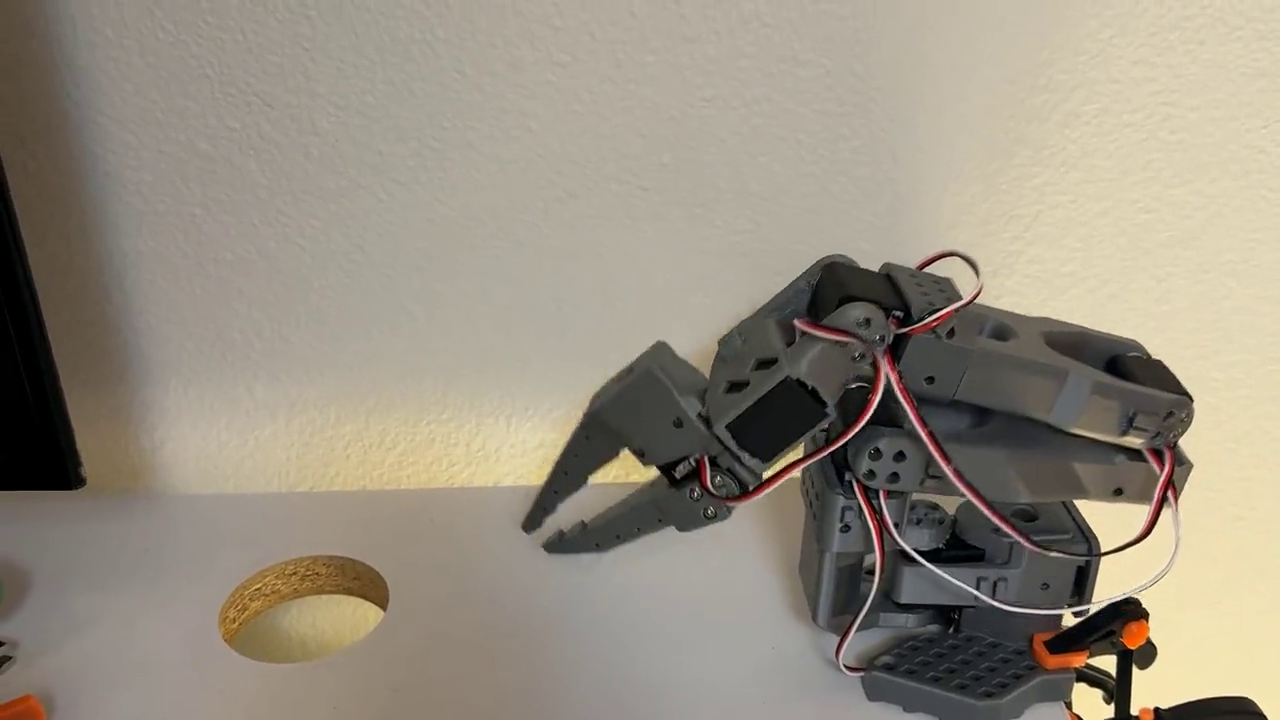
#> input picture frame 54 of media/dance.mp4, 1280 x 720 px, given in place of the camera
$ python preview.py 5 1.0 out.png
#> lines starting #> are read from the running program, lines starting #| are printed output that depends on the picture; after the words box and inside, x2 and y2 are one past the last pixel; in counts of white or black regions, pixels touching at a corner belong together
"""Live camera preview window for aiming. Usage: python preview.py [camera_index] [seconds]. Press q to close."""
import sys, time, cv2
cam = int(sys.argv[1]) if len(sys.argv) > 1 else 0
secs = float(sys.argv[2]) if len(sys.argv) > 2 else 90
cap = cv2.VideoCapture(cam, cv2.CAP_AVFOUNDATION)
t_end = time.time() + secs
while time.time() < t_end:
    ok, f = cap.read()
#> f is the input picture: shape (720, 1280, 3); mean B, G, R 128.3, 142.7, 150.9
    if not ok:
        continue
    left = int(t_end - time.time())
    cv2.putText(f, f"camera {cam} - aim at table + arm - {left}s (q to close)", (30, 60),
                cv2.FONT_HERSHEY_SIMPLEX, 1.4, (0, 255, 0), 3)
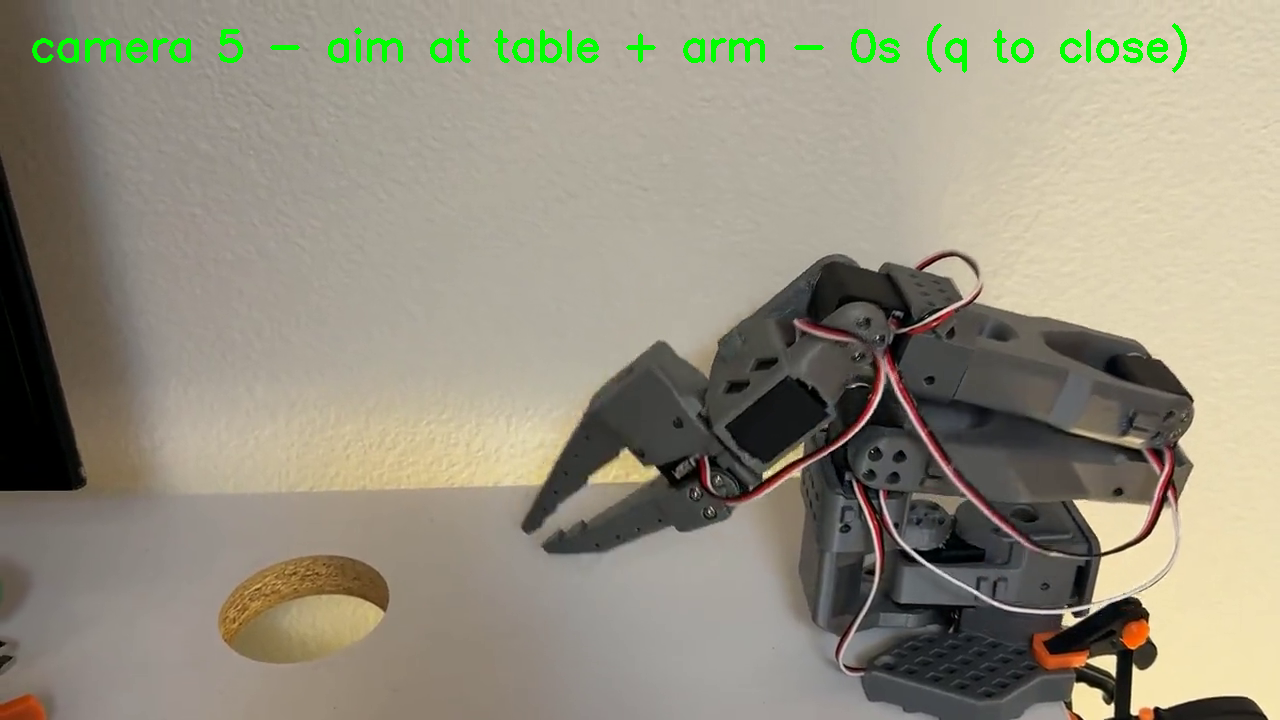
#> f: shape (720, 1280, 3); 1.08% of pixels changed, all inside (x1, y1, x2, y2) = (32, 23, 1187, 73)
    cv2.imshow("webcam preview", cv2.resize(f, (960, 540)))
    if cv2.waitKey(1) & 0xFF == ord("q"):
#> (key q is pressed here)
        break
ok, f = cap.read()
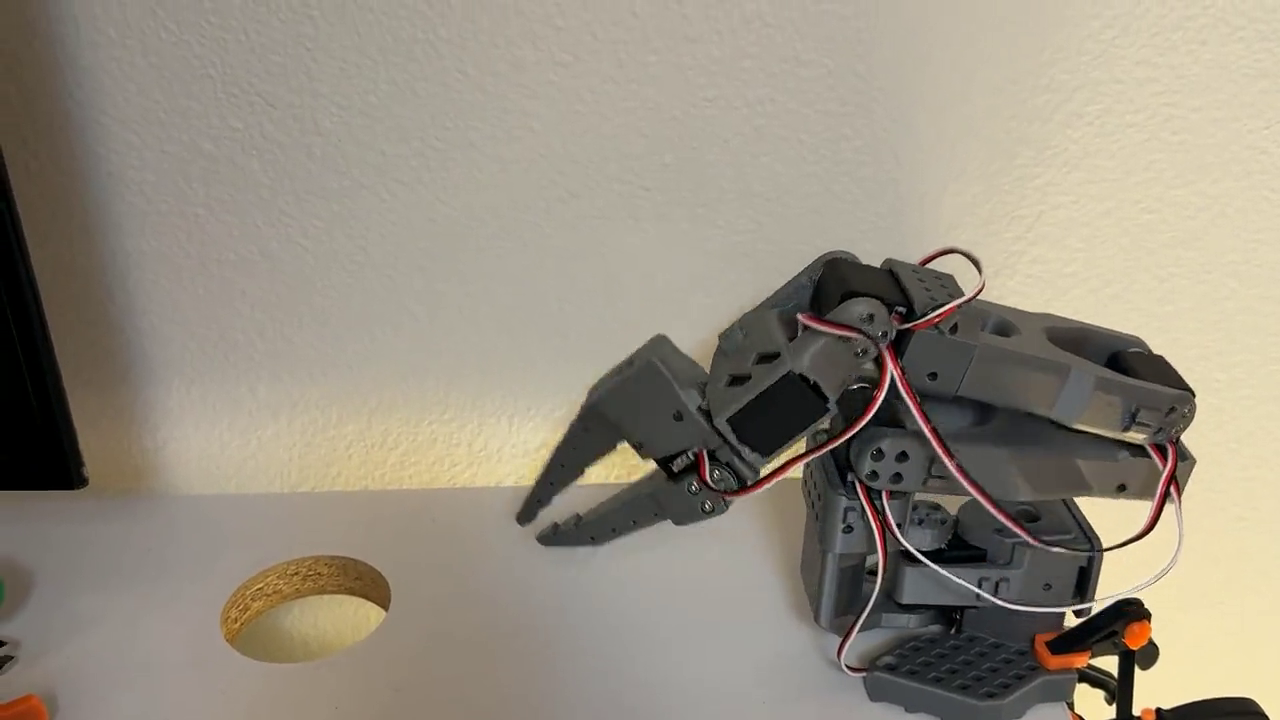
#> input picture frame 55 of media/dance.mp4, 1280 x 720 px, given in place of the camera
#> f is the input picture: shape (720, 1280, 3); mean B, G, R 127.5, 142, 150.1
if ok:
    cv2.imwrite(sys.argv[3] if len(sys.argv) > 3 else "last_view.jpg", f)
cap.release(); cv2.destroyAllWindows()

$ run again, starting later in the video
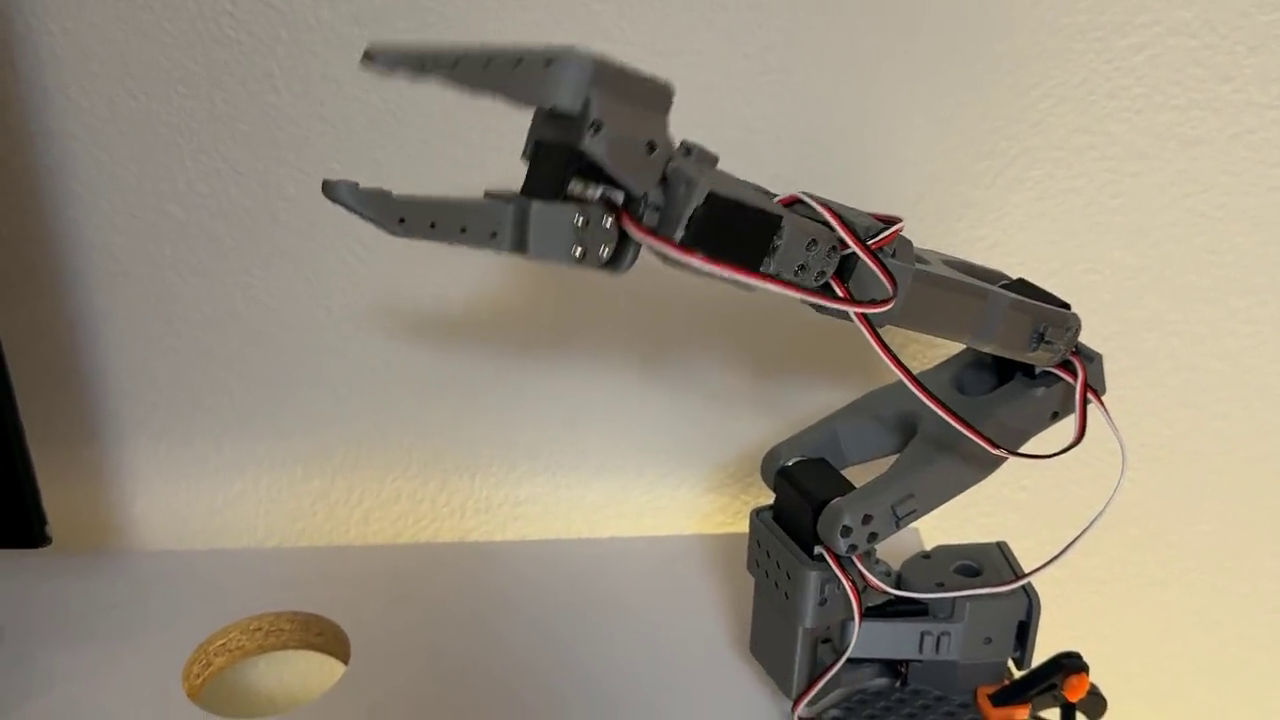
#> input picture frame 243 of media/dance.mp4, 1280 x 720 px, given in place of the camera
#> f is the input picture: shape (720, 1280, 3); mean B, G, R 124.1, 140.1, 149.5
#> `cv2.putText(f, f"camera {cam} - aim at table + arm - {left}s (q to clo..`:
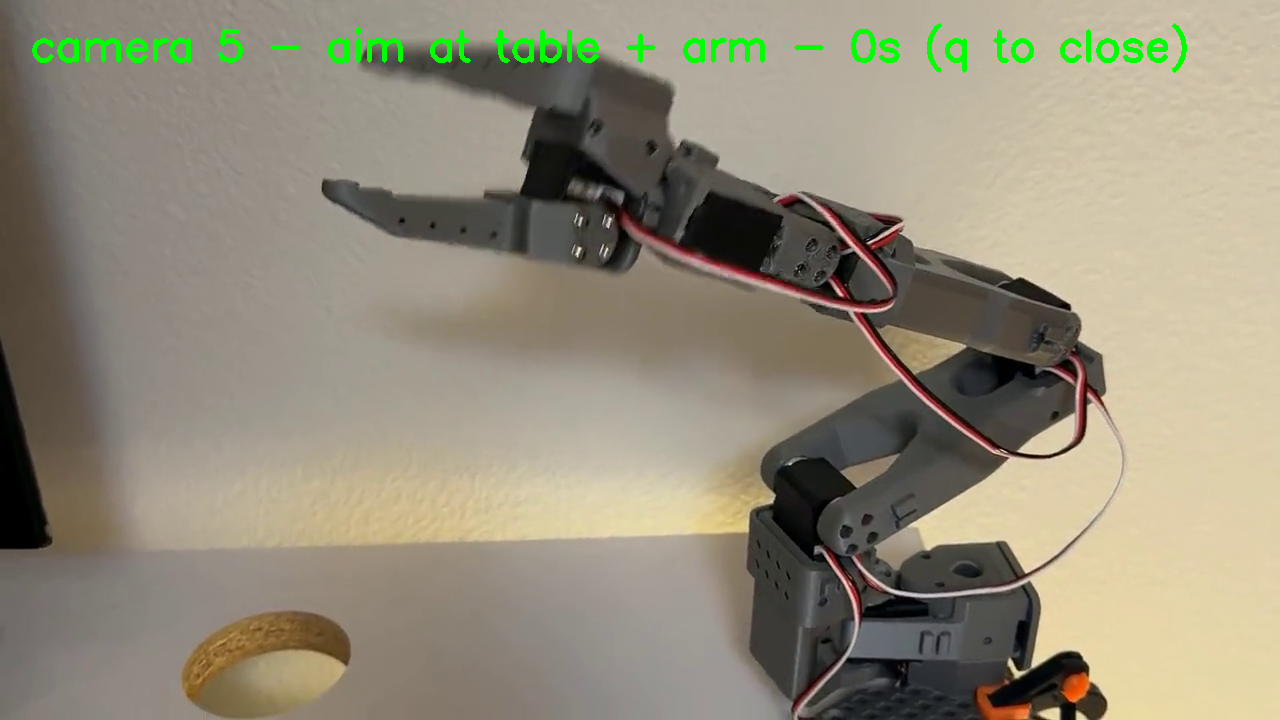
#> f: shape (720, 1280, 3); 1.08% of pixels changed, all inside (x1, y1, x2, y2) = (32, 23, 1187, 73)
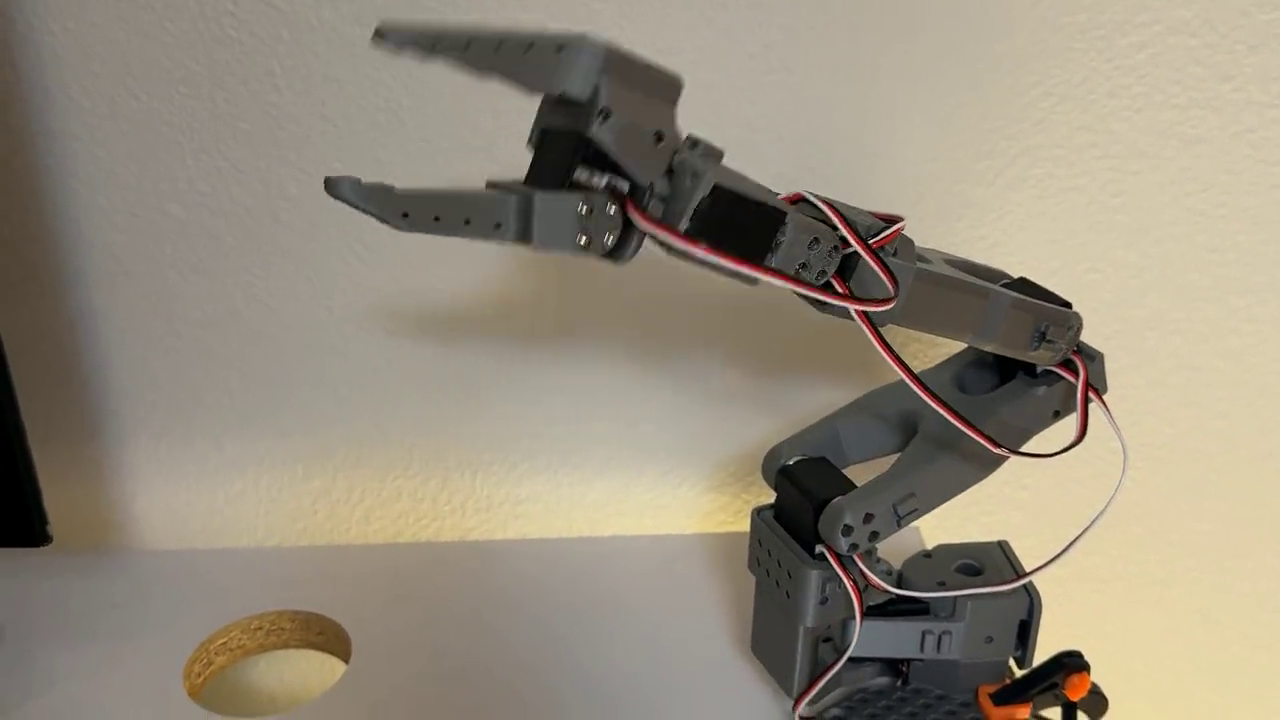
#> input picture frame 244 of media/dance.mp4, 1280 x 720 px, given in place of the camera
#> f is the input picture: shape (720, 1280, 3); mean B, G, R 123.5, 139.9, 149

$ run again, starting later in the video
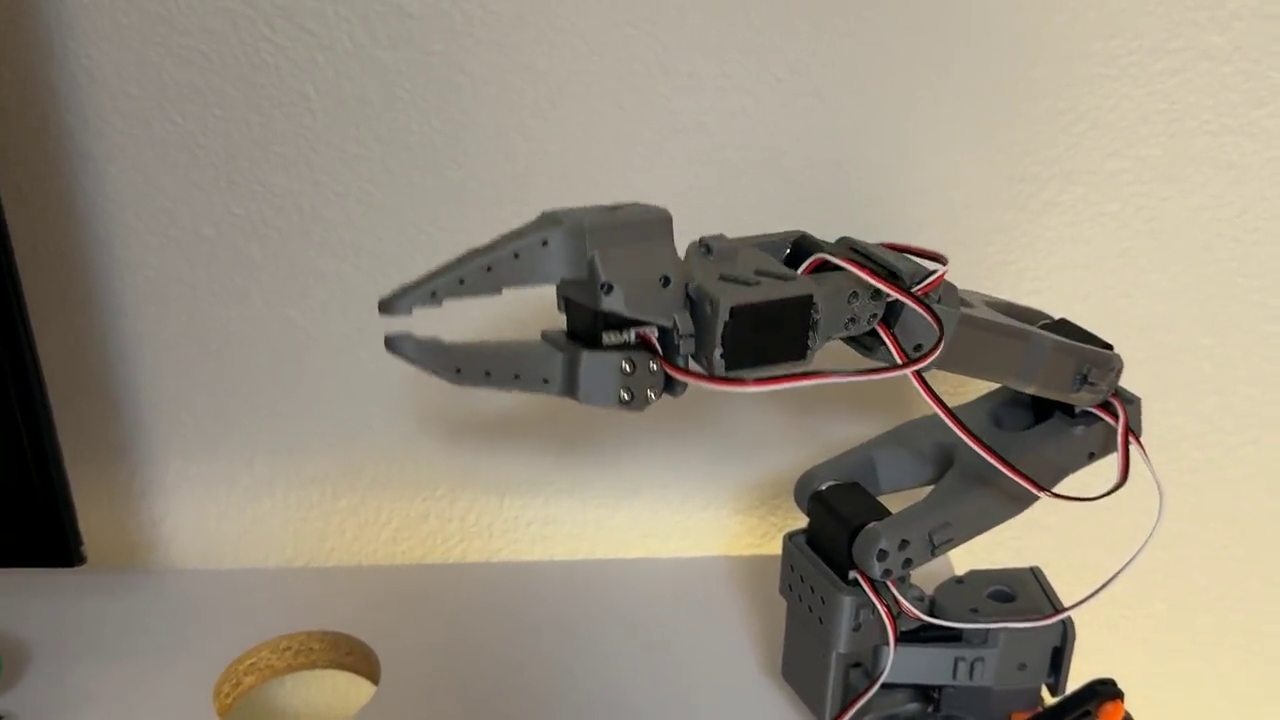
#> input picture frame 432 of media/dance.mp4, 1280 x 720 px, given in place of the camera
#> f is the input picture: shape (720, 1280, 3); mean B, G, R 126.1, 141.5, 150.3
#> `cv2.putText(f, f"camera {cam} - aim at table + arm - {left}s (q to clo..`:
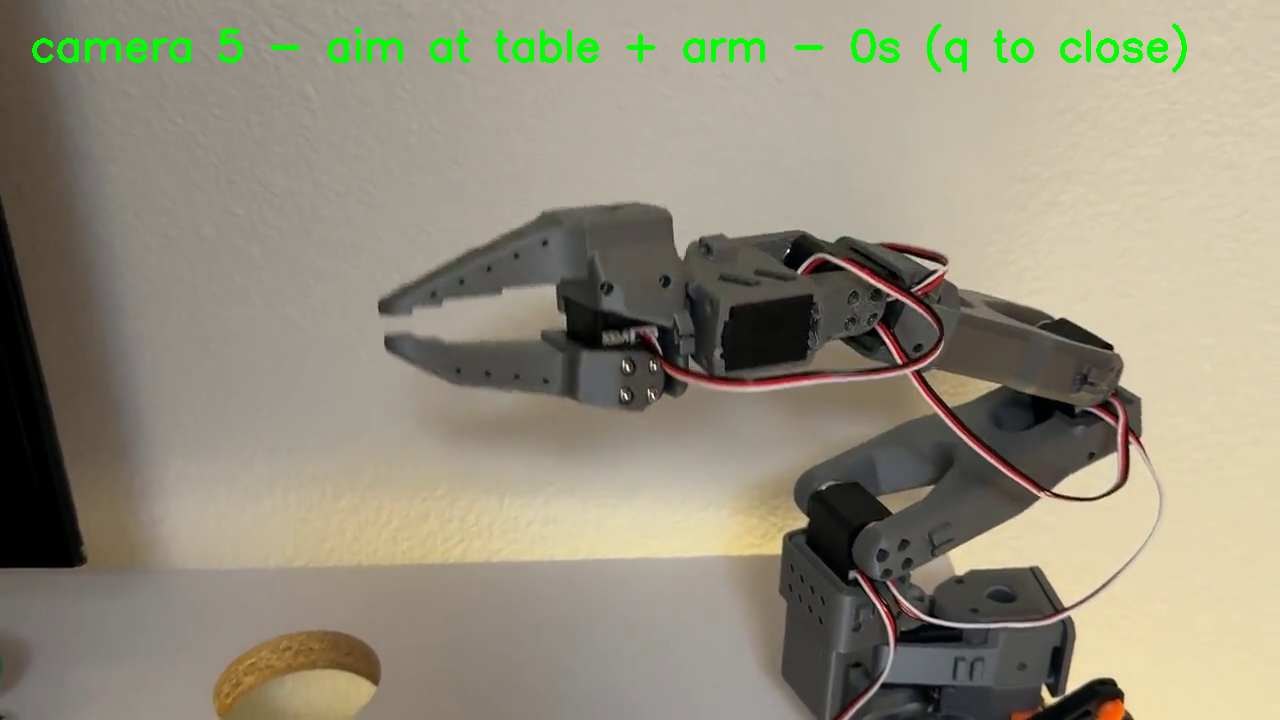
#> f: shape (720, 1280, 3); 1.08% of pixels changed, all inside (x1, y1, x2, y2) = (32, 23, 1187, 73)
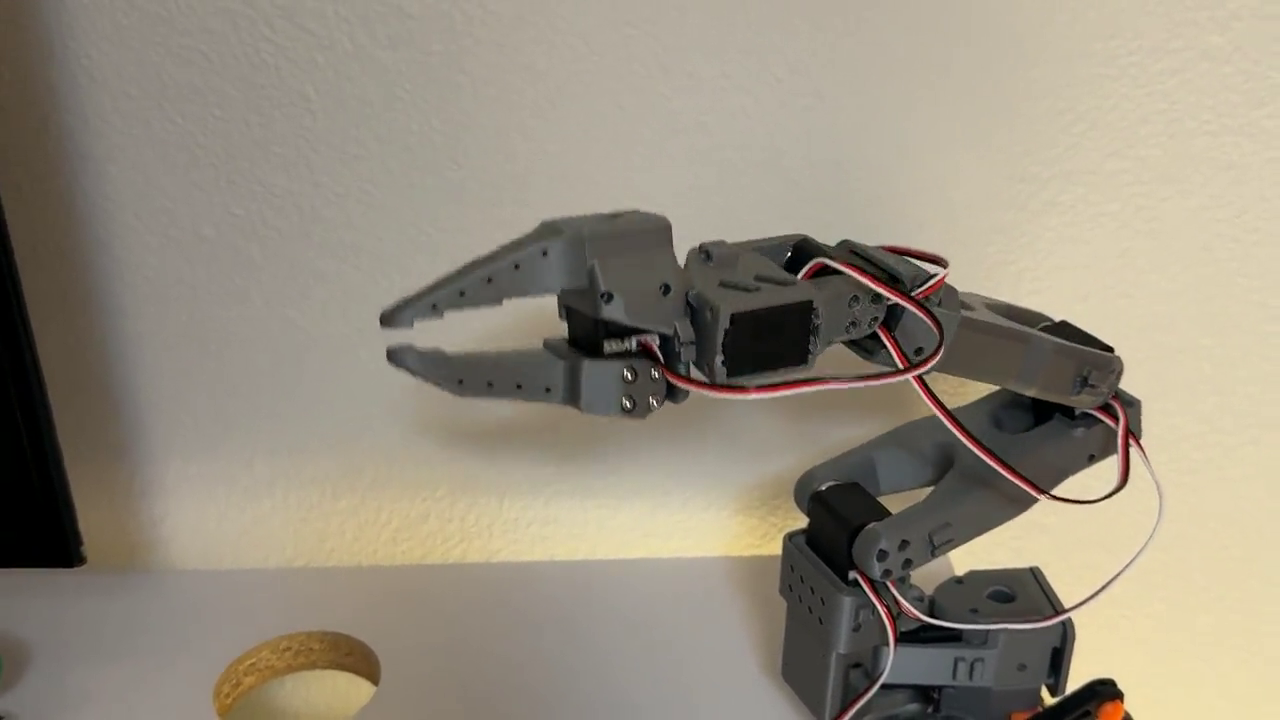
#> input picture frame 433 of media/dance.mp4, 1280 x 720 px, given in place of the camera
#> f is the input picture: shape (720, 1280, 3); mean B, G, R 125.9, 141.5, 150.1
